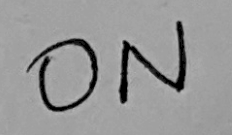
#> input picture Vision/img.png, 232 x 135 px
$ python segment.py img.png
#> lines starting #> are read from the running program, lines starting #| are printed output that depends on the picture; after the words box and inside, x2 and y2 are one past the last pixel; in counts of white or black regions, pixels touching at a corner belong together
#> in main, image is the input picture: shape (135, 232, 3); min 0, max 187, mean 150.8
import argparse
import cv2
import numpy as np
import functools


def segment_img(image):
    if (image.size == 0):
        print("segment.py: empty image")
        return image, []

    # Read the image and convert to grayscale
    gray = cv2.cvtColor(image, cv2.COLOR_BGR2GRAY)

    # Apply Gaussian blurring and thresholding
    # to reveal the characters on the license plate
    blurred = cv2.GaussianBlur(gray, (3, 3), 0)
    thresh = cv2.adaptiveThreshold(blurred, 255, cv2.ADAPTIVE_THRESH_MEAN_C, cv2.THRESH_BINARY_INV, 45, 15)
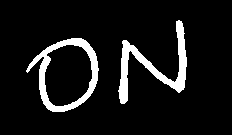
#> thresh: shape (135, 232); 8.9% white; 2 white regions, box (x1, y1, x2, y2) and area: (118, 20, 187, 104) 1428, (26, 38, 99, 112) 1366

    # Perform connected components analysis on the thresholded image and
    # initialize the mask to hold only the components we are interested in
    _, labels = cv2.connectedComponents(thresh)
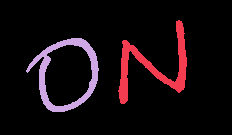
#> labels: shape (135, 232) int32; 3 distinct labels, from 0 to 2; one colour per label, 0 black
    mask = np.zeros(thresh.shape, dtype="uint8")

    # Set lower bound and upper bound criteria for characters
    total_pixels = image.shape[0] * image.shape[1]
#> total_pixels = 31320
    lower = total_pixels // 80 # heuristic param, can be fine tuned if necessary
#> lower = 391
    upper = total_pixels // 5 # heuristic param, can be fine tuned if necessary
#> upper = 6264

    # Loop over the unique components
    for (i, label) in enumerate(np.unique(labels)):
        # If this is the background label, ignore it
        if label == 0:
            continue

        # Otherwise, construct the label mask to display only connected component
        # for the current label
        labelMask = np.zeros(thresh.shape, dtype="uint8")
        labelMask[labels == label] = 255
        numPixels = cv2.countNonZero(labelMask)

        # If the number of pixels in the component is between lower bound and upper bound,
        # add it to our mask
        if numPixels > lower and numPixels < upper:
            mask = cv2.add(mask, labelMask)
#> this loop made 3 passes
#> numPixels on passes 2 to 3: 1428, 1366
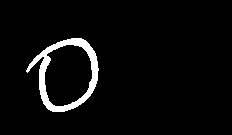
#> labelMask: shape (135, 232); 4.4% white; 1 white region

    # Find contours and get bounding box for each contour
    cnts, _ = cv2.findContours(mask.copy(), cv2.RETR_EXTERNAL, cv2.CHAIN_APPROX_SIMPLE)
#> cnts = 2 contours; box (x1, y1, x2, y2) and area: (26, 38, 99, 112) 3531, (118, 20, 187, 104) 1246
    boundingBoxes = [cv2.boundingRect(c) for c in cnts]
#> boundingBoxes = [(26, 38, 73, 74), (118, 20, 69, 84)]

    # Sort the bounding boxes from left to right, top to bottom
    # sort by Y first, and then sort by X if Ys are similar
    def compare(rect1, rect2):
        if abs(rect1[1] - rect2[1]) > 10:
            return rect1[1] - rect2[1]
        else:
            return rect1[0] - rect2[0]

    boundingBoxes = sorted(boundingBoxes, key=functools.cmp_to_key(compare))
#> boundingBoxes = [(118, 20, 69, 84), (26, 38, 73, 74)]

    boxes = []

    for box in boundingBoxes:
        boxes.append(box)
#> this loop made 2 passes
#> after the loop, boxes = [(118, 20, 69, 84), (26, 38, 73, 74)]

    return image, sorted(boxes)


def main():
    parser = argparse.ArgumentParser(description="Segment an image into individual characters.")
    parser.add_argument("img",
                        type=str,
                        help="image to segment"
                        )
    args = parser.parse_args()

    image = cv2.imread(args.img)

    _, boxes = segment_img(image)
#> boxes = [(26, 38, 73, 74), (118, 20, 69, 84)]

    for idx, box in enumerate(boxes):
        im_boxed = image[box[1]:box[1] + box[3], box[0]:box[0] + box[2]]
        cv2.imwrite(f"boxed_{idx}.jpg", im_boxed)
#> this loop made 2 passes
#> pass 1, in main, `im_boxed = image[box[1]:box[1] + box[3], box[0]:box[0] + box[2]]`:
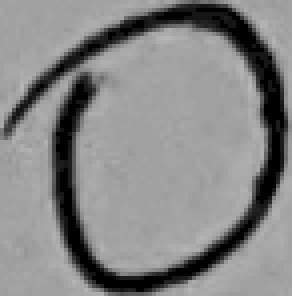
#> im_boxed: shape (74, 73, 3) (shown 4 times larger); min 0, max 183, mean 133.4
#> pass 2, in main, `im_boxed = image[box[1]:box[1] + box[3], box[0]:box[0] + box[2]]`:
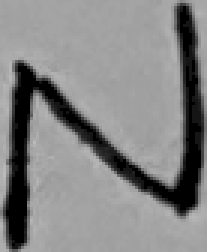
#> im_boxed: shape (84, 69, 3) (shown 3 times larger); min 0, max 187, mean 132.2


if __name__ == "__main__":
    main()
